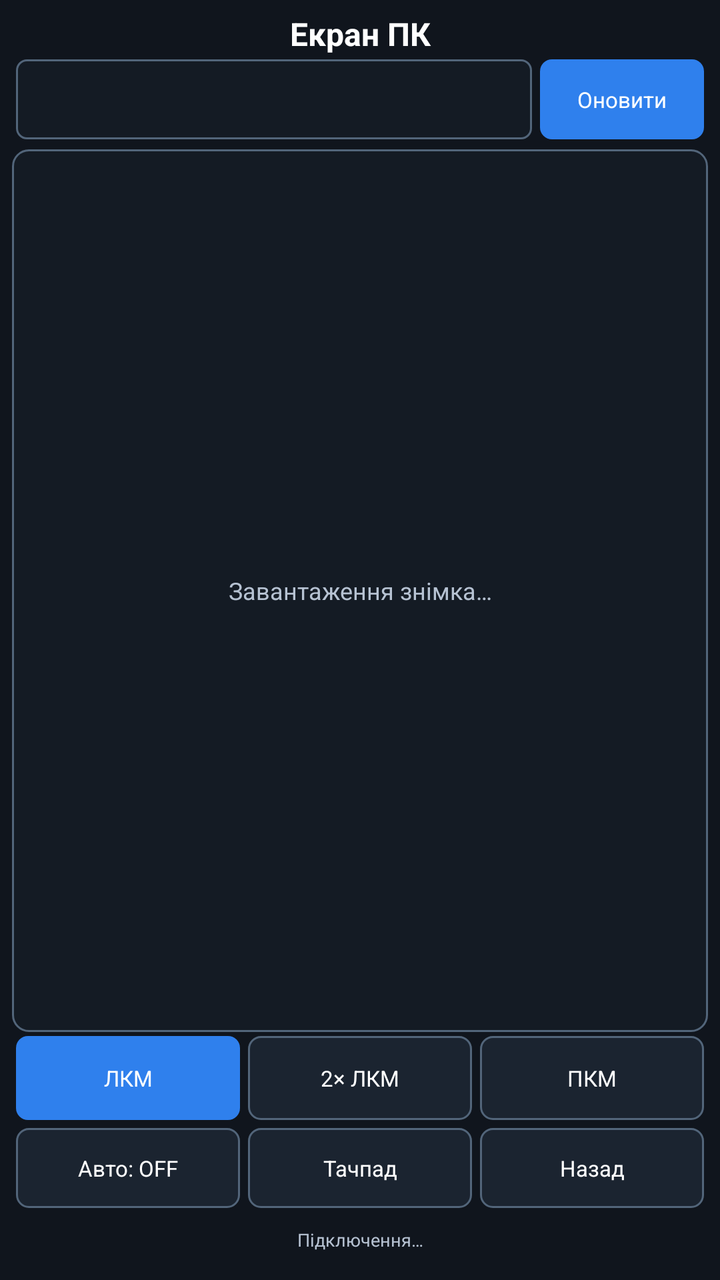
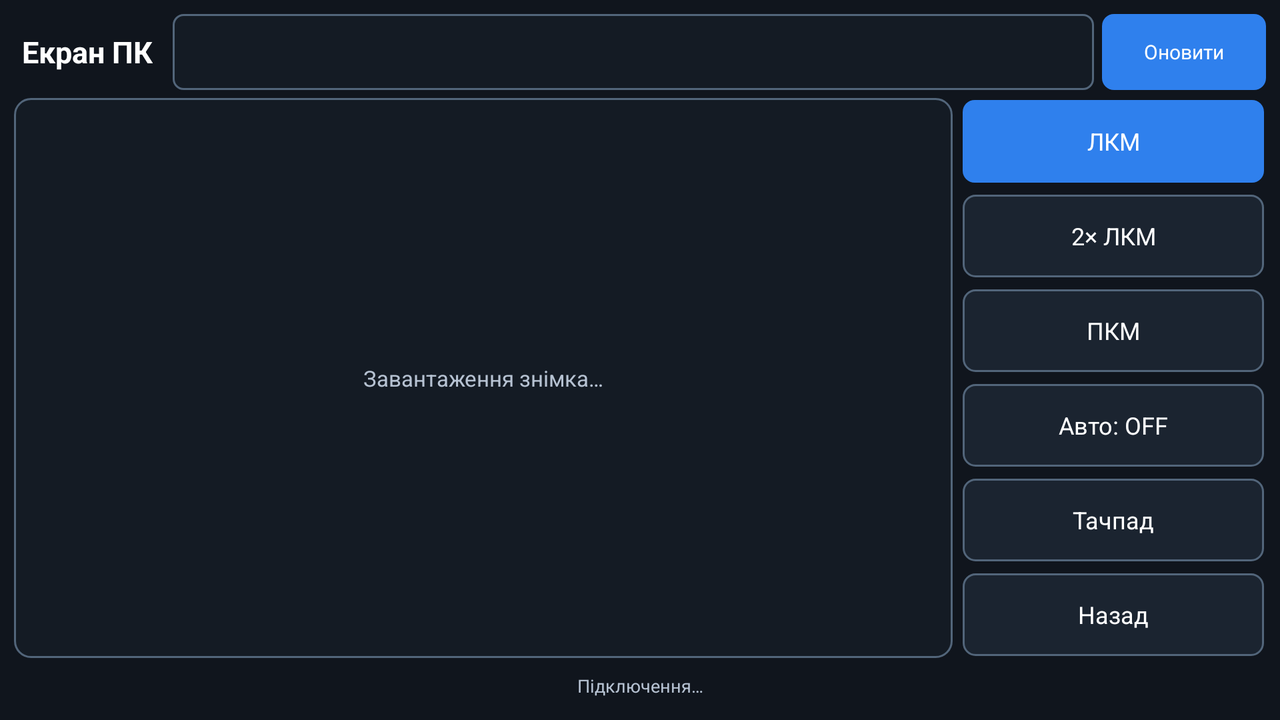

Compare how this app lays out the same screen by default and in its alternative resource folder. The renders come first, then the two layout files and the values they reference.
<!-- AndroidManifest.xml: application theme AppTheme -->
<!-- res/layout/activity_remote_screen.xml -->
<?xml version="1.0" encoding="utf-8"?>
<LinearLayout xmlns:android="http://schemas.android.com/apk/res/android"
    android:layout_width="match_parent"
    android:layout_height="match_parent"
    android:background="@color/background"
    android:orientation="vertical"
    android:padding="6dp">

    <TextView
        android:id="@+id/screen_title"
        android:layout_width="match_parent"
        android:layout_height="wrap_content"
        android:gravity="center"
        android:text="Екран ПК"
        android:textColor="@color/text_primary"
        android:textSize="16sp"
        android:textStyle="bold" />

    <LinearLayout
        android:layout_width="match_parent"
        android:layout_height="44dp"
        android:orientation="horizontal">

        <Spinner
            android:id="@+id/screen_monitor_spinner"
            android:layout_width="0dp"
            android:layout_height="match_parent"
            android:layout_margin="2dp"
            android:layout_weight="1"
            android:background="@drawable/edit_background"
            android:prompt="@string/monitor_prompt" />

        <Button
            android:id="@+id/screen_refresh"
            android:layout_width="82dp"
            android:layout_height="match_parent"
            android:layout_margin="2dp"
            android:background="@drawable/button_primary"
            android:text="Оновити"
            android:textColor="@color/text_primary"
            android:textSize="11sp" />
    </LinearLayout>

    <FrameLayout
        android:id="@+id/screen_frame_container"
        android:layout_width="match_parent"
        android:layout_height="0dp"
        android:layout_marginTop="3dp"
        android:layout_weight="1"
        android:background="@drawable/touchpad_background">

        <ImageView
            android:id="@+id/screen_image"
            android:layout_width="match_parent"
            android:layout_height="match_parent"
            android:adjustViewBounds="true"
            android:contentDescription="Знімок екрана ПК"
            android:scaleType="fitCenter" />

        <TextView
            android:id="@+id/screen_placeholder"
            android:layout_width="match_parent"
            android:layout_height="match_parent"
            android:gravity="center"
            android:padding="12dp"
            android:text="Завантаження знімка…"
            android:textColor="@color/text_secondary"
            android:textSize="12sp" />
    </FrameLayout>

    <LinearLayout
        android:layout_width="match_parent"
        android:layout_height="46dp"
        android:orientation="horizontal">

        <Button
            android:id="@+id/screen_mode_left"
            style="@style/CoreKeyPrimary"
            android:text="ЛКМ" />

        <Button
            android:id="@+id/screen_mode_double"
            style="@style/CoreKey"
            android:text="2× ЛКМ" />

        <Button
            android:id="@+id/screen_mode_right"
            style="@style/CoreKey"
            android:text="ПКМ" />
    </LinearLayout>

    <LinearLayout
        android:layout_width="match_parent"
        android:layout_height="44dp"
        android:orientation="horizontal">

        <Button
            android:id="@+id/screen_auto"
            style="@style/CoreKey"
            android:text="Авто: OFF" />

        <Button
            android:id="@+id/screen_touchpad"
            style="@style/CoreKey"
            android:text="Тачпад" />

        <Button
            android:id="@+id/screen_close"
            style="@style/CoreKey"
            android:text="Назад" />
    </LinearLayout>

    <TextView
        android:id="@+id/screen_status"
        android:layout_width="match_parent"
        android:layout_height="28dp"
        android:ellipsize="end"
        android:gravity="center"
        android:maxLines="1"
        android:text="Підключення…"
        android:textColor="@color/text_secondary"
        android:textSize="9sp" />
</LinearLayout>
<!-- resources referenced by this layout -->
<resources>
  <color name="background">#10151D</color>
  <color name="text_primary">#FFFFFF</color>
  <color name="text_secondary">#B6C2D2</color>
  <!-- drawable button_primary (drawable) -->
  <?xml version="1.0" encoding="utf-8"?>
  <selector xmlns:android="http://schemas.android.com/apk/res/android">
      <item android:state_pressed="true">
          <shape><solid android:color="#2263B7"/><corners android:radius="6dp"/><padding android:left="10dp" android:right="10dp" android:top="9dp" android:bottom="9dp"/></shape>
      </item>
      <item>
          <shape><solid android:color="@color/primary"/><corners android:radius="6dp"/><padding android:left="10dp" android:right="10dp" android:top="9dp" android:bottom="9dp"/></shape>
      </item>
  </selector>
  <!-- drawable edit_background (drawable) -->
  <?xml version="1.0" encoding="utf-8"?>
  <shape xmlns:android="http://schemas.android.com/apk/res/android">
      <solid android:color="#141B24"/>
      <stroke android:width="1dp" android:color="#52657A"/>
      <corners android:radius="5dp"/>
      <padding android:left="9dp" android:right="9dp" android:top="7dp" android:bottom="7dp"/>
  </shape>
  <!-- drawable touchpad_background (drawable) -->
  <?xml version="1.0" encoding="utf-8"?>
  <shape xmlns:android="http://schemas.android.com/apk/res/android">
      <solid android:color="#141B24"/>
      <stroke android:width="1dp" android:color="#52657A"/>
      <corners android:radius="8dp"/>
  </shape>
  <string name="monitor_prompt">Монітор</string>
  <style name="CoreKey">
          <item name="android:layout_width">0dp</item>
          <item name="android:layout_height">match_parent</item>
          <item name="android:layout_weight">1</item>
          <item name="android:layout_margin">2dp</item>
          <item name="android:background">@drawable/button_secondary</item>
          <item name="android:textColor">@color/text_primary</item>
          <item name="android:textSize">11sp</item>
      </style>
  <style name="CoreKeyPrimary" parent="@style/CoreKey">
          <item name="android:background">@drawable/button_primary</item>
      </style>
  <style name="AppTheme" parent="android:style/Theme.Black.NoTitleBar">
          <item name="android:windowBackground">@color/background</item>
          <item name="android:windowNoTitle">true</item>
      </style>
  <color name="primary">#2F80ED</color>
  <!-- drawable button_secondary (drawable) -->
  <?xml version="1.0" encoding="utf-8"?>
  <selector xmlns:android="http://schemas.android.com/apk/res/android">
      <item android:state_pressed="true">
          <shape><solid android:color="#334355"/><corners android:radius="6dp"/><padding android:left="10dp" android:right="10dp" android:top="9dp" android:bottom="9dp"/></shape>
      </item>
      <item>
          <shape><solid android:color="@color/panel"/><stroke android:width="1dp" android:color="#52657A"/><corners android:radius="6dp"/><padding android:left="10dp" android:right="10dp" android:top="9dp" android:bottom="9dp"/></shape>
      </item>
  </selector>
  <color name="panel">#1B2430</color>
</resources>
<!-- res/layout-land/activity_remote_screen.xml (the repository's variant of the layout above) -->
<!-- drawn on the phone turned sideways -->
<?xml version="1.0" encoding="utf-8"?>
<LinearLayout xmlns:android="http://schemas.android.com/apk/res/android"
    android:layout_width="match_parent"
    android:layout_height="match_parent"
    android:background="@color/background"
    android:orientation="vertical"
    android:padding="5dp">

    <LinearLayout
        android:layout_width="match_parent"
        android:layout_height="42dp"
        android:orientation="horizontal">

        <TextView
            android:id="@+id/screen_title"
            android:layout_width="wrap_content"
            android:layout_height="match_parent"
            android:gravity="center_vertical"
            android:paddingLeft="6dp"
            android:paddingRight="8dp"
            android:text="Екран ПК"
            android:textColor="@color/text_primary"
            android:textSize="15sp"
            android:textStyle="bold" />

        <Spinner
            android:id="@+id/screen_monitor_spinner"
            android:layout_width="0dp"
            android:layout_height="match_parent"
            android:layout_margin="2dp"
            android:layout_weight="1"
            android:background="@drawable/edit_background"
            android:prompt="@string/monitor_prompt" />

        <Button
            android:id="@+id/screen_refresh"
            android:layout_width="82dp"
            android:layout_height="match_parent"
            android:layout_margin="2dp"
            android:background="@drawable/button_primary"
            android:text="Оновити"
            android:textColor="@color/text_primary"
            android:textSize="10sp" />
    </LinearLayout>

    <LinearLayout
        android:layout_width="match_parent"
        android:layout_height="0dp"
        android:layout_weight="1"
        android:orientation="horizontal">

        <FrameLayout
            android:id="@+id/screen_frame_container"
            android:layout_width="0dp"
            android:layout_height="match_parent"
            android:layout_margin="2dp"
            android:layout_weight="3"
            android:background="@drawable/touchpad_background">

            <ImageView
                android:id="@+id/screen_image"
                android:layout_width="match_parent"
                android:layout_height="match_parent"
                android:adjustViewBounds="true"
                android:contentDescription="Знімок екрана ПК"
                android:scaleType="fitCenter" />

            <TextView
                android:id="@+id/screen_placeholder"
                android:layout_width="match_parent"
                android:layout_height="match_parent"
                android:gravity="center"
                android:padding="10dp"
                android:text="Завантаження знімка…"
                android:textColor="@color/text_secondary"
                android:textSize="11sp" />
        </FrameLayout>

        <LinearLayout
            android:layout_width="0dp"
            android:layout_height="match_parent"
            android:layout_weight="1"
            android:orientation="vertical">

            <Button
                android:id="@+id/screen_mode_left"
                style="@style/CoreMoreButtonPrimary"
                android:layout_width="match_parent"
                android:layout_height="0dp"
                android:layout_weight="1"
                android:text="ЛКМ" />
            <Button
                android:id="@+id/screen_mode_double"
                style="@style/CoreMoreButton"
                android:layout_width="match_parent"
                android:layout_height="0dp"
                android:layout_weight="1"
                android:text="2× ЛКМ" />
            <Button
                android:id="@+id/screen_mode_right"
                style="@style/CoreMoreButton"
                android:layout_width="match_parent"
                android:layout_height="0dp"
                android:layout_weight="1"
                android:text="ПКМ" />
            <Button
                android:id="@+id/screen_auto"
                style="@style/CoreMoreButton"
                android:layout_width="match_parent"
                android:layout_height="0dp"
                android:layout_weight="1"
                android:text="Авто: OFF" />
            <Button
                android:id="@+id/screen_touchpad"
                style="@style/CoreMoreButton"
                android:layout_width="match_parent"
                android:layout_height="0dp"
                android:layout_weight="1"
                android:text="Тачпад" />
            <Button
                android:id="@+id/screen_close"
                style="@style/CoreMoreButton"
                android:layout_width="match_parent"
                android:layout_height="0dp"
                android:layout_weight="1"
                android:text="Назад" />
        </LinearLayout>
    </LinearLayout>

    <TextView
        android:id="@+id/screen_status"
        android:layout_width="match_parent"
        android:layout_height="24dp"
        android:ellipsize="end"
        android:gravity="center"
        android:maxLines="1"
        android:text="Підключення…"
        android:textColor="@color/text_secondary"
        android:textSize="9sp" />
</LinearLayout>
<!-- resources referenced by the variant -->
<!-- as the phone turned sideways resolves them -->
<resources>
  <color name="background">#10151D</color>
  <color name="text_primary">#FFFFFF</color>
  <color name="text_secondary">#B6C2D2</color>
  <!-- drawable button_primary (drawable) -->
  <?xml version="1.0" encoding="utf-8"?>
  <selector xmlns:android="http://schemas.android.com/apk/res/android">
      <item android:state_pressed="true">
          <shape><solid android:color="#2263B7"/><corners android:radius="6dp"/><padding android:left="10dp" android:right="10dp" android:top="9dp" android:bottom="9dp"/></shape>
      </item>
      <item>
          <shape><solid android:color="@color/primary"/><corners android:radius="6dp"/><padding android:left="10dp" android:right="10dp" android:top="9dp" android:bottom="9dp"/></shape>
      </item>
  </selector>
  <!-- drawable edit_background (drawable) -->
  <?xml version="1.0" encoding="utf-8"?>
  <shape xmlns:android="http://schemas.android.com/apk/res/android">
      <solid android:color="#141B24"/>
      <stroke android:width="1dp" android:color="#52657A"/>
      <corners android:radius="5dp"/>
      <padding android:left="9dp" android:right="9dp" android:top="7dp" android:bottom="7dp"/>
  </shape>
  <!-- drawable touchpad_background (drawable) -->
  <?xml version="1.0" encoding="utf-8"?>
  <shape xmlns:android="http://schemas.android.com/apk/res/android">
      <solid android:color="#141B24"/>
      <stroke android:width="1dp" android:color="#52657A"/>
      <corners android:radius="8dp"/>
  </shape>
  <string name="monitor_prompt">Монітор</string>
  <style name="CoreMoreButton">
          <item name="android:layout_width">0dp</item>
          <item name="android:layout_height">match_parent</item>
          <item name="android:layout_weight">1</item>
          <item name="android:layout_margin">3dp</item>
          <item name="android:background">@drawable/button_secondary</item>
          <item name="android:textColor">@color/text_primary</item>
          <item name="android:textSize">12sp</item>
      </style>
  <style name="CoreMoreButtonPrimary" parent="@style/CoreMoreButton">
          <item name="android:background">@drawable/button_primary</item>
      </style>
  <style name="AppTheme" parent="android:style/Theme.Black.NoTitleBar">
          <item name="android:windowBackground">@color/background</item>
          <item name="android:windowNoTitle">true</item>
      </style>
  <color name="primary">#2F80ED</color>
  <!-- drawable button_secondary (drawable) -->
  <?xml version="1.0" encoding="utf-8"?>
  <selector xmlns:android="http://schemas.android.com/apk/res/android">
      <item android:state_pressed="true">
          <shape><solid android:color="#334355"/><corners android:radius="6dp"/><padding android:left="10dp" android:right="10dp" android:top="9dp" android:bottom="9dp"/></shape>
      </item>
      <item>
          <shape><solid android:color="@color/panel"/><stroke android:width="1dp" android:color="#52657A"/><corners android:radius="6dp"/><padding android:left="10dp" android:right="10dp" android:top="9dp" android:bottom="9dp"/></shape>
      </item>
  </selector>
  <color name="panel">#1B2430</color>
</resources>
